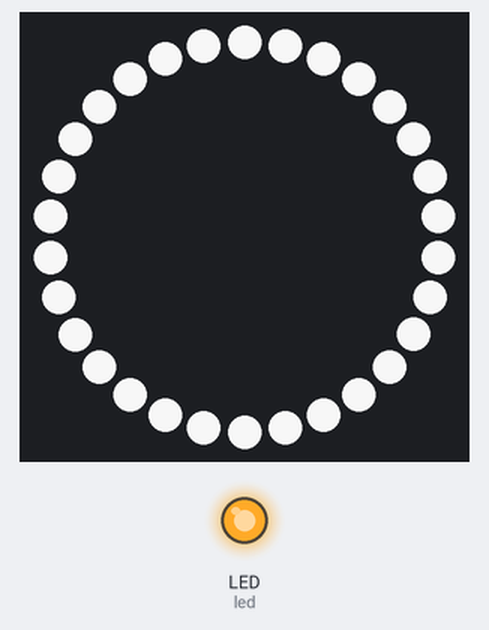
A program run on a simulated Circuit Playground running CircuitPython. Parts: 30 RGB LEDs in a ring, first at the top, clockwise, output pins drawn as LEDs (lit = HIGH). Dim RGB values are drawn brighter than linear; what the program prints to the serial console is not drawn.

Above: at 0.45 s.
At 12.24 s:
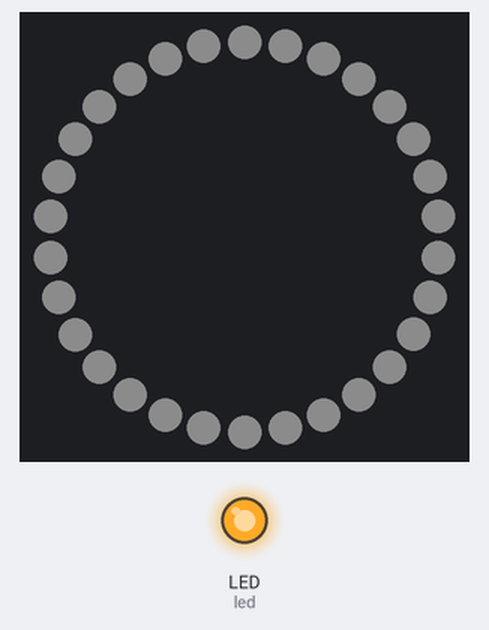

The program:

main.py
```python
import board
import neopixel
import time
import digitalio

led = digitalio.DigitalInOut(board.LED)
led.direction = digitalio.Direction.OUTPUT
led.value = True

np = neopixel.NeoPixel(board.GP0, 30)
np.brightness = 0.2

a = (148, 0, 211)
b = (75, 0, 130)
c = (0, 0, 255)
d = (0, 255, 0)
e = (255, 255, 0)
f = (255, 127, 0)
g = (255,255,255)

while True:

# for x in range (255):
#     x=x+20
#     for y in range (255):
#         y=y+20
#         for z in range (255):
#             np.fill((x,y,z))
#             time.sleep(0.1)
#             z=z+20
#             print("Loop number",x,y,z)
    for i in range (0,100,5):
      print(i)
      time.sleep(0.01)
      np.brightness = i/100
      np.fill(g)

#     for i in range (25):
#       np[i-1]=g
#       np[i]=a
#       np[i+1]=b
#       np[i+2]=c
#       np[i+3]=d
#       np[i+4]=e
#       np[i+5]=f
#       np.show()
#       time.sleep(0.01)
#       np.fill(g)
#       print(i)
#
#     for i in range (24,0,-1):
#       print(i)
#       np[i-1]=g
#       np[i]=a
#       np[i+1]=b
#       np[i+2]=c
#       np[i+3]=d
#       np[i+4]=e
#       np[i+5]=f
#       np.show()
#       time.sleep(0.01)
#       np.fill(g)

    for i in range (100,0,-5):
      print(i)
      time.sleep(0.01)
      np.brightness = i/100
      np.fill(g)
```

Measured:
- by itself, everything shown: repeats every 12.1 s, in 40 steps
